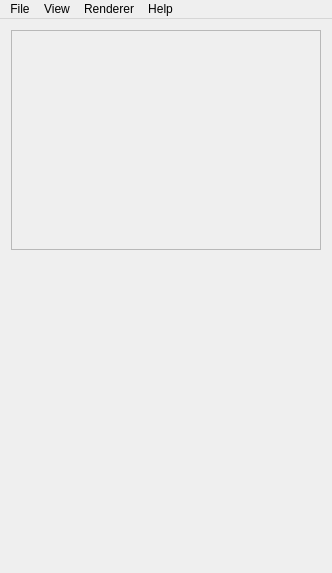
<?xml version="1.0" encoding="UTF-8"?>
<ui version="4.0">
 <class>MainWindow</class>
 <widget class="QMainWindow" name="MainWindow">
  <property name="geometry">
   <rect>
    <x>0</x>
    <y>0</y>
    <width>332</width>
    <height>573</height>
   </rect>
  </property>
  <property name="font">
   <font>
    <stylestrategy>PreferAntialias</stylestrategy>
   </font>
  </property>
  <property name="windowTitle">
   <string>Objects</string>
  </property>
  <widget class="QWidget" name="centralWidget">
   <layout class="QVBoxLayout" name="verticalLayout">
    <item>
     <widget class="GUIObjectsTreeWidget" name="treeWidget">
      <property name="enabled">
       <bool>false</bool>
      </property>
      <property name="minimumSize">
       <size>
        <width>100</width>
        <height>100</height>
       </size>
      </property>
      <property name="maximumSize">
       <size>
        <width>16777215</width>
        <height>220</height>
       </size>
      </property>
      <property name="font">
       <font>
        <pointsize>9</pointsize>
       </font>
      </property>
      <property name="selectionMode">
       <enum>QAbstractItemView::ContiguousSelection</enum>
      </property>
      <attribute name="headerVisible">
       <bool>false</bool>
      </attribute>
      <column>
       <property name="text">
        <string notr="true">1</string>
       </property>
      </column>
     </widget>
    </item>
    <item>
     <widget class="TreePropertyBrowser" name="widget" native="true">
      <property name="enabled">
       <bool>false</bool>
      </property>
      <property name="sizePolicy">
       <sizepolicy hsizetype="Expanding" vsizetype="Expanding">
        <horstretch>0</horstretch>
        <verstretch>0</verstretch>
       </sizepolicy>
      </property>
     </widget>
    </item>
   </layout>
  </widget>
  <widget class="QMenuBar" name="menuBar">
   <property name="geometry">
    <rect>
     <x>0</x>
     <y>0</y>
     <width>332</width>
     <height>22</height>
    </rect>
   </property>
   <widget class="QMenu" name="menuFile">
    <property name="title">
     <string>File</string>
    </property>
    <addaction name="actionOpen_data_folder"/>
    <addaction name="actionOpenViewController"/>
    <addaction name="actionSaveViewController"/>
   </widget>
   <widget class="QMenu" name="menuView">
    <property name="enabled">
     <bool>true</bool>
    </property>
    <property name="title">
     <string>View</string>
    </property>
    <widget class="QMenu" name="menuNewObject">
     <property name="font">
      <font>
       <pointsize>8</pointsize>
      </font>
     </property>
     <property name="title">
      <string>New Object</string>
     </property>
     <addaction name="actionNewObjectView"/>
     <addaction name="actionNewObjectButton"/>
     <addaction name="actionNewObjectLabel"/>
     <addaction name="actionNewObjectTextField"/>
     <addaction name="actionNewObjectParticleView"/>
    </widget>
    <widget class="QMenu" name="menuSelectedObject">
     <property name="title">
      <string>Selected Object</string>
     </property>
     <addaction name="actionSelectedObjectDelete"/>
    </widget>
    <widget class="QMenu" name="menuView_2">
     <property name="enabled">
      <bool>true</bool>
     </property>
     <property name="title">
      <string>View</string>
     </property>
     <widget class="QMenu" name="menuViewTexture">
      <property name="title">
       <string>Texture</string>
      </property>
      <addaction name="actionViewTextureSetNew"/>
      <addaction name="actionViewTextureOpenImage"/>
     </widget>
     <addaction name="menuViewTexture"/>
    </widget>
    <widget class="QMenu" name="menuButton">
     <property name="title">
      <string>Button</string>
     </property>
     <widget class="QMenu" name="menuDefaultTexture">
      <property name="title">
       <string>Default Texture</string>
      </property>
      <addaction name="actionDefaultTextureSetNew"/>
      <addaction name="actionDefaultTextureOpenImage"/>
     </widget>
     <widget class="QMenu" name="menuBtnPressedTexture">
      <property name="title">
       <string>Pressed Texture</string>
      </property>
      <addaction name="actionBtnPressedTextureSetNew"/>
      <addaction name="actionBtnPressedTextureOpenImage"/>
     </widget>
     <widget class="QMenu" name="menuBtnDisabledTexture">
      <property name="title">
       <string>Disabled Texture</string>
      </property>
      <addaction name="actionBtnDisabledTextureSetNew"/>
      <addaction name="actionBtnDisabledTextureOpenImage"/>
     </widget>
     <addaction name="menuDefaultTexture"/>
     <addaction name="menuBtnPressedTexture"/>
     <addaction name="menuBtnDisabledTexture"/>
    </widget>
    <widget class="QMenu" name="menuLabel">
     <property name="title">
      <string>Label</string>
     </property>
     <widget class="QMenu" name="menuLabelTexture">
      <property name="title">
       <string>Texture</string>
      </property>
      <addaction name="actionLabelTextureSetNew"/>
      <addaction name="actionLabelTextureOpenImage"/>
     </widget>
     <widget class="QMenu" name="menuLabelFont">
      <property name="title">
       <string>Font</string>
      </property>
      <addaction name="actionLabelFontSetNew"/>
      <addaction name="actionLabelFontOpenFont"/>
     </widget>
     <addaction name="menuLabelTexture"/>
     <addaction name="menuLabelFont"/>
    </widget>
    <widget class="QMenu" name="menuTextField">
     <property name="title">
      <string>Text Field</string>
     </property>
     <widget class="QMenu" name="menuTextFieldTexture">
      <property name="title">
       <string>Texture</string>
      </property>
      <addaction name="actionTextFieldTextureSetNew"/>
      <addaction name="actionTextFieldTextureOpenImage"/>
     </widget>
     <widget class="QMenu" name="menuTextFieldFont">
      <property name="title">
       <string>Font</string>
      </property>
      <addaction name="actionTextFieldFontSetNew"/>
      <addaction name="actionTextFieldFontOpenFont"/>
     </widget>
     <addaction name="menuTextFieldTexture"/>
     <addaction name="menuTextFieldFont"/>
    </widget>
    <widget class="QMenu" name="menuParticleView">
     <property name="title">
      <string>Particle View</string>
     </property>
     <addaction name="actionPartViewOpenParticleFile"/>
    </widget>
    <widget class="QMenu" name="menuRootViewController">
     <property name="enabled">
      <bool>true</bool>
     </property>
     <property name="title">
      <string>Root View Controller</string>
     </property>
     <addaction name="actionRootVCRenderSize"/>
     <addaction name="actionRootVCScreenSize"/>
     <addaction name="actionRootVCXMLOutput"/>
     <addaction name="actionCpphelper"/>
    </widget>
    <addaction name="menuRootViewController"/>
    <addaction name="separator"/>
    <addaction name="menuView_2"/>
    <addaction name="menuButton"/>
    <addaction name="menuLabel"/>
    <addaction name="menuTextField"/>
    <addaction name="menuParticleView"/>
    <addaction name="separator"/>
    <addaction name="menuNewObject"/>
    <addaction name="separator"/>
    <addaction name="menuSelectedObject"/>
   </widget>
   <widget class="QMenu" name="menuRenderer">
    <property name="title">
     <string>Renderer</string>
    </property>
    <widget class="QMenu" name="menuRendererScale">
     <property name="title">
      <string>Scale</string>
     </property>
    </widget>
    <addaction name="menuRendererScale"/>
    <addaction name="actionRendererShowHide"/>
   </widget>
   <widget class="QMenu" name="menuHelp">
    <property name="title">
     <string>Help</string>
    </property>
    <addaction name="actionAbout"/>
   </widget>
   <addaction name="menuFile"/>
   <addaction name="menuView"/>
   <addaction name="menuRenderer"/>
   <addaction name="menuHelp"/>
  </widget>
  <action name="actionOpen_data_folder">
   <property name="text">
    <string>Open &quot;data&quot; Folder</string>
   </property>
  </action>
  <action name="actionNewObjectView">
   <property name="text">
    <string>View</string>
   </property>
  </action>
  <action name="actionNewObjectButton">
   <property name="text">
    <string>Button</string>
   </property>
  </action>
  <action name="actionNewObjectLabel">
   <property name="text">
    <string>Label</string>
   </property>
  </action>
  <action name="actionNewObjectTextField">
   <property name="text">
    <string>Text Field</string>
   </property>
  </action>
  <action name="actionNewObjectParticleView">
   <property name="text">
    <string>Particle View</string>
   </property>
  </action>
  <action name="actionSelectedObjectDelete">
   <property name="text">
    <string>Delete</string>
   </property>
  </action>
  <action name="actionViewTextureSetNew">
   <property name="text">
    <string>Set New</string>
   </property>
  </action>
  <action name="actionViewTextureOpenImage">
   <property name="text">
    <string>Open Image</string>
   </property>
  </action>
  <action name="actionDefaultTextureSetNew">
   <property name="text">
    <string>Set New</string>
   </property>
  </action>
  <action name="actionBtnPressedTextureSetNew">
   <property name="text">
    <string>Set New</string>
   </property>
  </action>
  <action name="actionBtnDisabledTextureSetNew">
   <property name="text">
    <string>Set New</string>
   </property>
  </action>
  <action name="actionDefaultTextureOpenImage">
   <property name="text">
    <string>Open Image</string>
   </property>
  </action>
  <action name="actionBtnPressedTextureOpenImage">
   <property name="text">
    <string>Open Image</string>
   </property>
  </action>
  <action name="actionBtnDisabledTextureOpenImage">
   <property name="text">
    <string>Open Image</string>
   </property>
  </action>
  <action name="actionLabelTextureOpenImage">
   <property name="text">
    <string>Open Image</string>
   </property>
  </action>
  <action name="actionLabelTextureSetNew">
   <property name="text">
    <string>Set New</string>
   </property>
  </action>
  <action name="actionLabelFontSetNew">
   <property name="text">
    <string>Set New</string>
   </property>
  </action>
  <action name="actionLabelFontOpenFont">
   <property name="text">
    <string>Open Font</string>
   </property>
  </action>
  <action name="actionTextFieldTextureSetNew">
   <property name="text">
    <string>Set New</string>
   </property>
  </action>
  <action name="actionTextFieldTextureOpenImage">
   <property name="text">
    <string>Open Image</string>
   </property>
  </action>
  <action name="actionTextFieldFontSetNew">
   <property name="text">
    <string>Set New</string>
   </property>
  </action>
  <action name="actionTextFieldFontOpenFont">
   <property name="text">
    <string>Open Font</string>
   </property>
  </action>
  <action name="actionPartViewOpenParticleFile">
   <property name="text">
    <string>Open Particle File</string>
   </property>
  </action>
  <action name="actionOpenViewController">
   <property name="enabled">
    <bool>false</bool>
   </property>
   <property name="text">
    <string>Open View Controller</string>
   </property>
  </action>
  <action name="actionSaveViewController">
   <property name="enabled">
    <bool>false</bool>
   </property>
   <property name="text">
    <string>Save View Controller</string>
   </property>
  </action>
  <action name="actionRootVCRenderSize">
   <property name="text">
    <string>Render Size</string>
   </property>
  </action>
  <action name="actionRendererShowHide">
   <property name="text">
    <string>Show / Hide</string>
   </property>
  </action>
  <action name="actionRootVCScreenSize">
   <property name="text">
    <string>Screen Size</string>
   </property>
  </action>
  <action name="actionRootVCXMLOutput">
   <property name="text">
    <string>XML Output</string>
   </property>
  </action>
  <action name="actionCpphelper">
   <property name="text">
    <string>C++ helper</string>
   </property>
  </action>
  <action name="actionAbout">
   <property name="text">
    <string>About</string>
   </property>
  </action>
 </widget>
 <layoutdefault spacing="6" margin="11"/>
 <customwidgets>
  <customwidget>
   <class>GUIObjectsTreeWidget</class>
   <extends>QTreeWidget</extends>
   <header>guiobjectstreewidget.h</header>
  </customwidget>
  <customwidget>
   <class>TreePropertyBrowser</class>
   <extends>QWidget</extends>
   <header>treepropertybrowser.h</header>
   <container>1</container>
  </customwidget>
 </customwidgets>
 <resources/>
 <connections/>
</ui>
